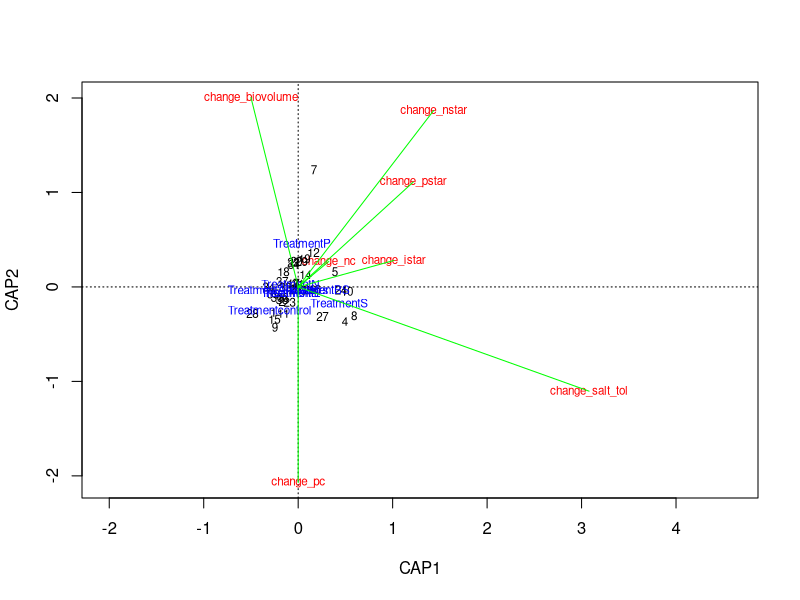
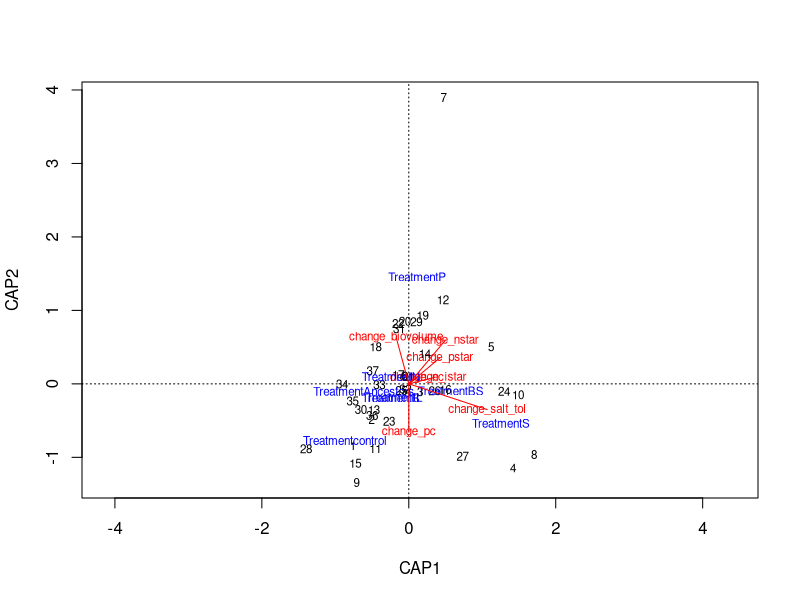
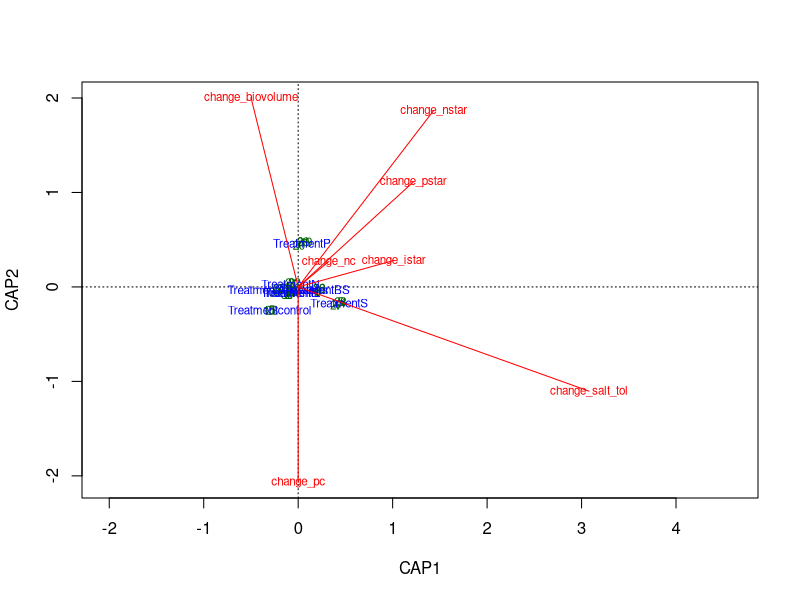
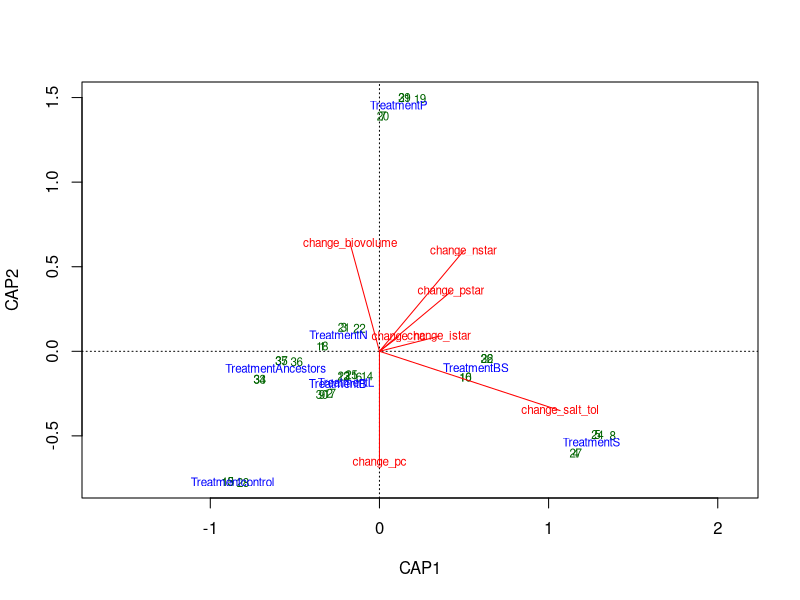
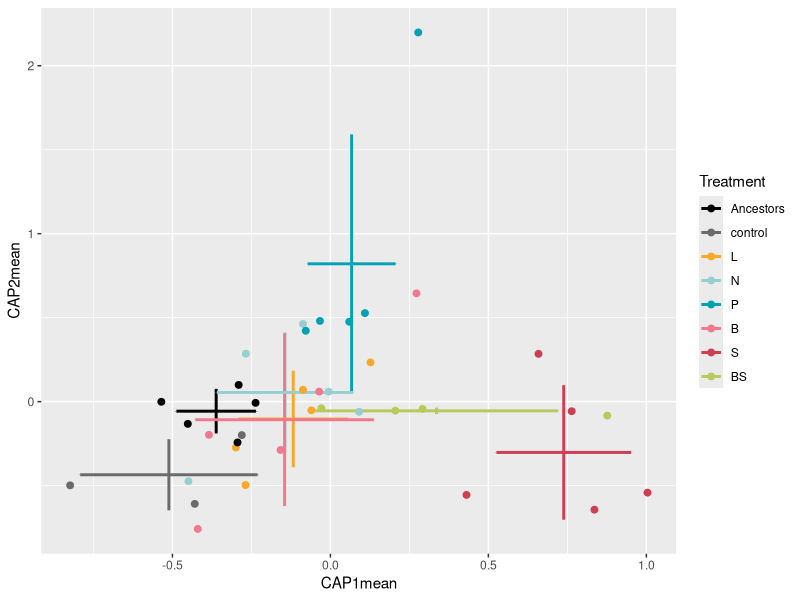

Write the R code that produced these figures, in order. (Note: this script raises an error after producing the figures.)



### RDA plots with the trait changes relative to the ancestor


library(tidyverse)
library(cowplot)
library(vegan)
library(here)
library(broom)

cbbPalette <- c("black", "#6b6b6b", "#f9a729", "#97cfd0", "#00a2b3", "#f1788d", "#cf3e53", "#b9ca5d")

all_sizes3 <- read_csv("data-processed/all_cell_sizes_low_resources.csv")

light_monod <- read_csv("data-processed/light-monod-params-direct.csv")

salt_tol_CI <- read_csv("data-processed/salt-tol-CI-boot-12.csv") %>% 
	mutate(treatment = factor(treatment,
							  levels=c("Ancestors", "C", "L", "N",
							  		 "P", "B", "S", "BS"))) %>% 
	mutate(diversity = ifelse(ancestor_id == "cc1690", "Genotypically diverse", "Isoclonal")) %>% 
	select(treatment, ancestor_id, population, change_salt_tol_mean) %>% 
	dplyr::rename(salt_tol = change_salt_tol_mean)
library(dplyr)

ancestors <- all_sizes3 %>% 
	filter(treatment %in% c("Ancestors")) %>% 
	dplyr::rename(ancestor_pstar = p_star) %>% 
	dplyr::rename(ancestor_istar = i_star) %>% 
	dplyr::rename(ancestor_nstar = n_star) %>% 
	dplyr::rename(ancestor_biovolume = phosphate_biovolume) %>% 
	dplyr::rename(ancestor_pc = pc) %>% 
	dplyr::rename(ancestor_nc = nc) %>% 
	select(ancestor_id, contains("ancestor"))

### how what was the % change relative to ancestors?
prot_table <- left_join(all_sizes3, ancestors) %>% 
	left_join(., salt_tol_CI) %>% 
	mutate(change_salt_tol = salt_tol) %>% 
	mutate(change_pstar = (((ancestor_pstar - p_star)/ancestor_pstar)*-100)) %>% 
	mutate(change_istar = (ancestor_istar - i_star)/ancestor_istar*-100) %>% 
	mutate(change_nstar = (ancestor_nstar - n_star)/ancestor_nstar*-100) %>%
	mutate(change_pc = scale(ancestor_pc - pc, center = FALSE)) %>% 
	mutate(change_nc = scale(ancestor_nc - nc, center = FALSE)) %>% 
	mutate(change_biovolume = scale(ancestor_biovolume - phosphate_biovolume, center = FALSE)) %>% 
	# filter(treatment != "Ancestors") %>% 
	select(contains("change"), ancestor_id, treatment, -contains("fold")) %>%
	dplyr::rename(Strain = ancestor_id) %>% 
	dplyr::rename(Treatment = treatment) %>% 
	mutate(Treatment = str_replace(Treatment, "C", "control")) %>% 
	mutate(Treatment = factor(Treatment,
							  levels=c("Ancestors", "control", "L", "N",
							  		 "P", "B", "S", "BS"))) %>% 
	mutate(change_salt_tol = ifelse(Treatment == "Ancestors", 0, change_salt_tol))

## check for % change in salt tolerance

salts <- read_csv("data-processed/salt-tolerances-sigmoid.csv") 

salt_anc <- salts %>% 
	filter(treatment == "A") %>% 
	dplyr::rename(ancestor_salt_tol = salt_tolerance) %>% 
	select(ancestor_id, ancestor_salt_tol)

salts2 <- left_join(salts, salt_anc)

salts2 %>% 
	mutate(change_salt_tol = (ancestor_salt_tol - salt_tolerance)/ancestor_salt_tol*-100) %>% 
	filter(treatment %in% c("S", "BS")) %>% View




prot_table <- left_join(all_sizes3, ancestors) %>% 
	left_join(., salt_tol_CI) %>% 
	mutate(change_salt_tol = scale(salt_tol, center = FALSE)) %>% 
	mutate(change_pstar = scale(ancestor_pstar - p_star, center = FALSE)) %>% 
	mutate(change_istar = scale(ancestor_istar - i_star, center = FALSE)) %>% 
	mutate(change_nstar = scale(ancestor_nstar - n_star, center = FALSE)) %>% 
	mutate(change_pc = scale(ancestor_pc - pc, center = FALSE)) %>% 
	mutate(change_nc = scale(ancestor_nc - nc, center = FALSE)) %>% 
	mutate(change_biovolume = scale(ancestor_biovolume - phosphate_biovolume, center = FALSE)) %>% 
	# filter(treatment != "Ancestors") %>% 
	select(contains("change"), ancestor_id, treatment, -contains("fold")) %>% 
	dplyr::rename(Strain = ancestor_id) %>% 
	dplyr::rename(Treatment = treatment) %>% 
	mutate(Treatment = str_replace(Treatment, "C", "control")) %>% 
	mutate(Treatment = factor(Treatment,
							  levels=c("Ancestors", "control", "L", "N",
							  		 "P", "B", "S", "BS"))) %>% 
	mutate(change_salt_tol = ifelse(Treatment == "Ancestors", 0, change_salt_tol))

allsizes5 <- left_join(all_sizes3, ancestors) %>% 
	mutate(change_pstar = ancestor_pstar - p_star) %>% 
	mutate(change_istar = ancestor_istar - i_star) %>% 
	mutate(change_nstar = ancestor_nstar - n_star) %>% 
	mutate(change_pc = ancestor_pc - pc) %>% 
	mutate(change_nc = ancestor_nc - nc) %>% 
	mutate(change_biovolume = ancestor_biovolume - phosphate_biovolume) %>% 
	select(population, treatment, ancestor_id, p_star, ancestor_pstar, change_pstar, everything()) %>% 
	select(population, treatment, ancestor_id, phosphate_biovolume, ancestor_biovolume, change_biovolume, everything()) 

spe <- dplyr::select(prot_table, -Treatment, -Strain)
FULL.cap <- capscale(spe ~ Treatment + Condition(Strain), data=prot_table)
FULL.cap_str <- capscale(spe ~ Strain + Condition(Treatment), data=prot_table)

library(vegan)
anova.cca(FULL.cap, by = "axis", step = 1000)
anova.cca(FULL.cap, step = 1000)

coef(FULL.cap) ### gives the the equivalent of regression coefficients for each explanatory variable
# on each canonical axis

RsquareAdj(FULL.cap)$adj.r.squared
RsquareAdj(FULL.cap)$r.squared

summary(FULL.cap)

plot(FULL.cap, scaling = 1)
full.sc <- scores(FULL.cap, choices = 1:2, scaling = 1, display = "sp")
arrows(0, 0, full.sc[,1], full.sc[,2], length = 0, lty = 1, col = "green")

plot(FULL.cap, scaling = 2)
full2.sc <- scores(FULL.cap, choices = 1:2, display = "sp")
arrows(0, 0, full2.sc[,1], full2.sc[,2], length = 0, lty = 1, col = "red")

plot(FULL.cap, scaling = 1, display = c("sp", "lc", "cn"))
arrows(0, 0, full.sc[,1], full.sc[,2], length = 0, lty = 1, col = "red")

plot(FULL.cap, scaling = 2, display = c("sp", "lc", "cn"))
arrows(0, 0, full2.sc[,1], full2.sc[,2], length = 0, lty = 1, col = "red")

color_column <- "Treatment"
CAP1 <- scores(FULL.cap, display="wa", scaling=3)[,1]
CAP2 <- scores(FULL.cap, display="wa", scaling=3)[,2]
Res.dim <- as.data.frame(scores(FULL.cap, display="wa", scaling=3)[,1:2])
Res.dim$Strain <- prot_table$Strain
Res.dim$Treatment <- prot_table$Treatment
Res.dim
write_csv(Res.dim, "data-processed/RDA-scores-trait-change.csv")

dims <- Res.dim

dims_summary <- dims %>% dplyr::group_by(Treatment) %>% 
	summarise(CAP1mean=mean(CAP1), CAP2mean=mean(CAP2), CAP1sd=sd(CAP1), CAP2sd=sd(CAP2))


length(unique(dims_summary$Treatment))
length(unique(dims$Treatment))

		ggplot() + 
		geom_errorbar(aes(x = CAP1mean, ymin = CAP2mean - CAP2sd, ymax = CAP2mean + CAP2sd, color = Treatment), width = 0, data = dims_summary, size = 1) +
		geom_errorbarh(aes(y = CAP2mean, xmin = CAP1mean - CAP1sd, xmax = CAP1mean + CAP1sd, color = Treatment), width = 0, data = dims_summary, size = 1) +
			geom_point(aes(x = CAP1, y = CAP2, color = Treatment), data = dims, size = 2) +
		scale_colour_manual(values=cbbPalette) 
	
	
	
	# geom_point(data=Res.dim, aes(x=CAP1, y= CAP2, color=color_column)) +
	geom_errorbarh(aes(y = CAP2, xmin = CAP1mean - CAP1sd, xmax = CAP1mean + CAP1sd)) +
	geom_errorbar(aes(ymin = CAP2mean - CAP2sd, ymax = CAP2mean + CAP2sd), width = 0) +
	scale_colour_manual(values=cbbPalette) 
ggsave("figures/rda-trait-change-rel-ancestors-salt.png", width = 8, height = 6)


## ok now let's get the angles and distances of each treatment centroid from the Ancestor centroid

View(dims_summary)
ancestor_y <- dims_summary$CAP2mean[dims_summary$Treatment == "Ancestors"]
ancestor_x <- dims_summary$CAP1mean[dims_summary$Treatment == "Ancestors"]

dims_anc <- dims_summary %>% 
	mutate(new_x = CAP1mean - ancestor_x) %>% 
	mutate(new_y = CAP2mean - ancestor_y)

View(dims_anc)

angs_dist <- dims_anc %>% 
	mutate(angle = atan2(new_y, new_x)*(180/pi)) %>% 
	mutate(distance = sqrt((new_x^2) + (new_y^2)))

angs_dist %>% 
	ggplot(aes(x = angle, y = distance, color = Treatment)) + 
	geom_point(size = 2) + 
	geom_segment(aes(x = 0, y = 0, xend = angle, yend = distance, color = Treatment)) + 
	# coord_polar(theta="x", start= -135) +
	xlim(-180, 180) + 
	# scale_x_continuous(breaks = c(0, 90, 180)) +
	scale_colour_manual(values=cbbPalette) + theme_bw() + xlab("Angle from ancestor centroid") +
	ylab("Distance from ancestor centroid")
ggsave("figures/angle-distance-plot-rda-non-polar.png", width = 8, height = 6)
	

ggplot() +
	geom_point(data=rda_norm, aes(x=Angle, y=Dist, color=Treatment)) + 
	geom_point(data=rda_means,
			   aes(x=Mean_angle, y=Mean_dist, color=Treatment), size = 5) +
	coord_polar(theta="x", start=0) +
	scale_colour_manual(values=cbbPalette)


### joey's significance tests
dist_test_cap2 <- aov(lm(CAP2~Treatment, data=Res.dim))
TukeyHSD(dist_test_cap2)


dist_test_cap1 <- aov(lm(CAP1~Treatment, data=Res.dim))
TukeyHSD(dist_test_cap1)

# Test for significant differences between Strains and Treatments
anova(FULL.cap, data=prot_table) # Treatments: p < 0.001
anova(FULL.cap_str, data=prot_table) # Strains: p = 0.762

cos(150*pi/180)


### now the raw trait associations
library(vegan)
library(tidyverse)
all_sizes3 <- read_csv("data-processed/all_cell_sizes_low_resources.csv") ### ok this has the old R*s
salt_tolerances <- read_csv("data-processed/salt-tolerances-sigmoid.csv") %>% 
	select(population, salt_tolerance)
m <- 0.56

nmonod <- read.csv("data-processed/nitrate-monod-params-bootstrap.csv") %>% 
	mutate(population = as.character(population_index)) %>% 
	mutate(n_star = ks*m/(umax-m)) %>% 
	dplyr::rename(n_umax = umax,
		   n_ks = ks) %>% 
	group_by(population) %>% 
	summarise_each(funs(mean), n_star, n_umax, n_ks)
pmonod <- read.csv("data-processed/phosphate-monod-params-bootstrap.csv") %>% 
	mutate(population = as.character(population_index)) %>% 
	mutate(p_star = ks*m/(umax-m)) %>% 
	dplyr::rename(p_umax = umax,
		   p_ks = ks) %>% 
	group_by(population) %>% 
	summarise_each(funs(mean), p_star, p_umax, p_ks)
imonod <- read.csv("data-processed/light_monod_params_bootstrapped.csv") %>% 
	mutate(population = as.character(population_index)) %>% 
	mutate(i_star = ks*m/(umax-m)) %>% 
	dplyr::rename(i_umax = umax,
		   i_ks = ks) %>% 
	group_by(population) %>% 
	summarise_each(funs(mean), i_star, i_umax, i_ks)

all_sizes4 <- all_sizes3 %>% 
	select(-p_ks, -p_umax, -p_star, -n_ks, -n_umax, -n_star, -light_umax, -i_star)

### note to self -- find out why the bootstrapped R*s are different than the estimated ones.
traits <- left_join(all_sizes4, salt_tolerances) %>% 
	left_join(imonod) %>% 
	left_join(pmonod) %>% 
	left_join(nmonod)


prot_table <- traits %>% 
	mutate(salt_tolerance = scale(salt_tolerance, center = FALSE)) %>% 
	mutate(pstar = scale(p_star, center = FALSE)) %>% 
	mutate(istar = scale(i_star, center = FALSE)) %>% 
	mutate(nstar = scale(n_star, center = FALSE)) %>% 
	mutate(pc = scale(pc, center = FALSE)) %>% 
	mutate(nc = scale(nc, center = FALSE)) %>% 
	mutate(cons_vector_new = scale(cons_vector_new, center = FALSE)) %>% 
	mutate(pbiovolume = scale(phosphate_biovolume, center = FALSE)) %>% 
	mutate(nbiovolume = scale(nitrate_biovolume, center = FALSE)) %>% 
	mutate(lbiovolume = scale(light_biovolume, center = FALSE)) %>% 
	# select(ancestor_id, treatment, salt_tolerance, pstar, nstar, istar, pc, nc, biovolume, cons_vector_new) %>%
	select(ancestor_id, treatment, salt_tolerance, pstar, nstar, istar, cons_vector_new, pbiovolume) %>%
	dplyr::rename(Strain = ancestor_id) %>% 
	dplyr::rename(Treatment = treatment) %>% 
	mutate(Treatment = str_replace(Treatment, "C", "control")) %>% 
	mutate(Treatment = factor(Treatment,
							  levels=c("Ancestors", "control", "L", "N",
							  		 "P", "B", "S", "BS"))) 


spe <- dplyr::select(prot_table, -Treatment, -Strain)
FULL.cap <- capscale(spe ~ Treatment + Condition(Strain), data=prot_table)
# FULL.cap <- capscale(spe ~ Treatment, data=prot_table)
FULL.cap_str <- capscale(spe ~ Strain + Condition(Treatment), data=prot_table)

anova.cca(FULL.cap, by = "axis", step = 1000)
anova.cca(FULL.cap)

coef(FULL.cap) ### gives the the equivalent of regression coefficients for each explanatory variable
# on each canonical axis

RsquareAdj(FULL.cap)$adj.r.squared
RsquareAdj(FULL.cap)$r.squared

summary(FULL.cap)


# Test for significant differences between Strains and Treatments
anova(FULL.cap, data=prot_table) # Treatments: p < 0.001
anova(FULL.cap_str, data=prot_table) # Strains: p = 0.762

dist_test_cap2 <- aov(lm(CAP2~Treatment, data=Res.dim))
summary(dist_test_cap2)
TukeyHSD(dist_test_cap2)

dist_test_cap1 <- aov(lm(CAP1~Treatment, data=Res.dim))
summary(dist_test_cap1)
TukeyHSD(dist_test_cap1)


color_column <- "Treatment"
CAP1 <- scores(FULL.cap, display="wa", scaling=3)[,1]
CAP2 <- scores(FULL.cap, display="wa", scaling=3)[,2]
Res.dim <- as.data.frame(scores(FULL.cap, display="wa", scaling=3)[,1:2])
Res.dim$Strain <- prot_table$Strain
Res.dim$Treatment <- prot_table$Treatment
Res.dim





dims <- Res.dim

library(tidyverse)
dims_summary <- dims %>% 
	dplyr::group_by(Treatment) %>% 
	summarise(CAP1mean=mean(CAP1), CAP2mean=mean(CAP2), CAP1sd=sd(CAP1), CAP2sd=sd(CAP2)) %>% 
	mutate(Treatment = str_replace(Treatment, "control", "C")) %>% 
	mutate(Treatment = factor(Treatment,
							  levels=c("Ancestors", "C", "L", "N",
							  		 "P", "B", "S", "BS"))) 

dims <- dims %>% 
	mutate(Treatment = str_replace(Treatment, "control", "C")) %>% 
	mutate(Treatment = factor(Treatment,
							  levels=c("Ancestors", "C", "L", "N",
							  		 "P", "B", "S", "BS"))) 

trait_vectors <- as.data.frame(scores(FULL.cap, choices = 1:2, display = "sp", scaling = 2)) %>% 
	mutate(trait = rownames(.)) %>%
	mutate(trait = str_replace(trait, "cons_vector_new", "P:N")) %>% 
	mutate(trait = str_replace(trait, "pbiovolume", "Biovolume")) %>% 
	mutate(trait = str_replace(trait, "istar", "I*")) %>% 
	mutate(trait = str_replace(trait, "pstar", "P*")) %>% 
	mutate(trait = str_replace(trait, "nstar", "N*")) %>% 
	mutate(trait = str_replace(trait, "salt_tolerance", "Salt \n tolerance")) 
	
# arrows(0, 0, full2.sc[,1], full2.sc[,2], length = 0, lty = 1, col = "red")

library(cowplot)
rda_plot <- ggplot() + 
	geom_segment(aes(x = 0, y = 0, xend = CAP1, yend = CAP2, text =  trait), data = trait_vectors, color = "black",
				 arrow = arrow(length = unit(0.2, "cm"), type = "closed")) +
	geom_hline(yintercept = 0, color = "grey") + geom_vline(xintercept = 0, color = "grey") +
	geom_errorbar(aes(x = CAP1mean, ymin = CAP2mean - CAP2sd, ymax = CAP2mean + CAP2sd, color = Treatment), width = 0, data = dims_summary, size = 1) +
	geom_errorbarh(aes(y = CAP2mean, xmin = CAP1mean - CAP1sd, xmax = CAP1mean + CAP1sd, color = Treatment), width = 0, data = dims_summary, size = 1) +
	geom_point(aes(x = CAP1, y = CAP2, color = Treatment), data = dims, size = 4) +
	geom_point(aes(x = CAP1, y = CAP2), data = dims, size = 4, shape = 1, color = "black") +
	scale_colour_manual(values= cbbPalette, name = "Selection environment") +
	xlab("RDA1 (56.61% of constrained variation)") + ylab("RDA2 (28.34% of constrained variation)") +
	# geom_text(aes(x = CAP1, y = CAP2, label = trait), data = trait_vectors, color = "black", size = 5.5,
	# 		  hjust = 0, nudge_x = -0.29, nudge_y = 0.27) + 
	theme(legend.position = c(0.01, 0.27),
		  axis.text = element_text(size=24),
		  axis.title=element_text(size=24),
		  legend.title = element_text(colour="black", size=24),
		  legend.text = element_text(colour="black", size=24)) 
ggsave("figures/rda-traits-all-traits.png", width = 8, height = 6)
ggsave("figures/rda-traits-all-traits.pdf", width = 11.5, height = 6.8)

	dims_anc <- dims %>% 
	filter(Treatment == "Ancestors") %>% 
	dplyr::rename(anc_cap1 = CAP1) %>% 
	dplyr::rename(anc_cap2 = CAP2) %>% 
	select(-Treatment)

dims_distances <- left_join(dims, dims_anc) %>% 
	mutate(change_x = CAP1 - anc_cap1) %>% 
	mutate(change_y = CAP2 - anc_cap2) %>% 
	mutate(angle = atan2(change_y, change_x)*(180/pi)) %>% 
	mutate(distance = sqrt((change_x^2) + (change_y^2))) %>% 
	mutate(angle_360 = ifelse(angle < 0, 360 + angle, angle))

dims_dist_sum <- dims_distances %>% 
	group_by(Treatment) %>% 
	summarise_each(funs(mean), angle, distance, angle_360)

ggplot() + 
	# geom_errorbar(aes(x = CAP1mean, ymin = CAP2mean - CAP2sd, ymax = CAP2mean + CAP2sd, color = Treatment), width = 0, data = dims_summary, size = 1) +
	# geom_errorbarh(aes(y = CAP2mean, xmin = CAP1mean - CAP1sd, xmax = CAP1mean + CAP1sd, color = Treatment), width = 0, data = dims_summary, size = 1) +
	geom_point(aes(x = CAP1, y = CAP2, color = Treatment), data = dims, size = 2, alpha = 0.3) +
	geom_point(aes(x = CAP1, y = CAP2), color = "black", data = filter(dims, Treatment == "Ancestors"), size = 2, alpha = 1) +
	geom_segment(aes(x = anc_cap1, y = anc_cap2, xend = CAP1, yend = CAP2, color = Treatment),
				 alpha = 1, data = filter(dims_distances, Treatment != "Ancestors"),
				 arrow = arrow(length = unit(0.2, "cm"), type = "closed")) +
	geom_point(aes(x = CAP1, y = CAP2), color = "black", data = filter(dims, Treatment == "Ancestors"), size = 2, alpha = 1) +
	scale_colour_manual(values=cbbPalette) +ylab("RDA2") + xlab("RDA1")
ggsave("figures/rda-traits-salt-vectors.png", width = 6, height = 4)


## ok now let's get the angles and distances of each treatment centroid from the Ancestor centroid




# ggplot() +
# 	geom_point(aes(x = CAP1, y = CAP2, color = Treatment), data = filter(dims, Treatment == "Ancestors")) +
# 	geom_segment(aes(x = anc_cap1, y = anc_cap2, xend = CAP1, yend = CAP2, color = Treatment),
# 				 alpha = 1, data = filter(dims_distances, Treatment != "Ancestors"),
# 				 arrow = arrow(length = unit(0.2, "cm"), type = "closed")) + 
# 	scale_colour_manual(values=cbbPalette) 



dims_distances %>% 
	ggplot(aes(x = angle_360, y = distance, color = Treatment)) + 
	geom_point(size = 2) + 
	# geom_segment(aes(x = 0, y = 0, xend = angle, yend = distance, color = Treatment), alpha = 0.5) + 
	
	# geom_segment(aes(x = 0, y = 0, xend = angle, yend = distance, color = Treatment), alpha = 1, data = dims_dist_sum, size = 1.5) + 
	coord_polar(theta="x", start= 0) +
	xlim(0, 360) +
	geom_point(aes(x = angle_360, y = distance, color = Treatment), data = dims_dist_sum, size = 4) +
	geom_point(aes(x = angle_360, y = distance), data = dims_dist_sum, size = 4, color = "black", shape = 1) +
	# xlim(-180, 180) + 
	# scale_x_continuous(breaks = c(-180, -90, 0, 90, 180), limits = c(-180, 180)) +
	scale_colour_manual(values=cbbPalette) +
	theme_bw() +
	xlab("Angle from ancestor") +
	ylab("Distance from ancestor")
ggsave("figures/angle-distance-plot-traits-raw-rda-polar.png", width = 8, height = 5)


dims_distances %>% 
	ggplot(aes(x = angle, y = distance, color = Treatment)) + 
	geom_point(size = 2) + 

	geom_segment(aes(x = 0, y = 0, xend = angle, yend = distance, color = Treatment), alpha = 0.5) + 
	
	geom_segment(aes(x = 0, y = 0, xend = angle, yend = distance, color = Treatment), alpha = 1, data = dims_dist_sum, size = 1) + 
	# coord_polar(theta="x", start= 0) +
	geom_point(aes(x = angle, y = distance, color = Treatment), data = dims_dist_sum, size = 4) +

	# xlim(0, 360) +

	# xlim(-180, 180) + 
	scale_x_continuous(breaks = c(-180, -90, 0, 90, 180), limits = c(-180, 180)) +
	scale_colour_manual(values=cbbPalette) +
	geom_point(size = 2) + 
	geom_point(aes(x = angle, y = distance), data = dims_dist_sum, size = 4, color = "black", shape = 1) +
	# theme_bw() +
	xlab("Angle from ancestor") +
	ylab("Distance from ancestor")
ggsave("figures/angle-distance-plot-traits-raw-rda-non-polar.png", width = 8, height = 6)







summary(FULL.cap)

plot(FULL.cap, scaling = 1) ## distance biplot, (2) The angles between response and explanatory
# variables in the biplot reflect their correlations (but not the angles among
# 													response variables).
full.sc <- scores(FULL.cap, choices = 1:2, scaling = 1, display = "sp")
arrows(0, 0, full.sc[,1], full.sc[,2], length = 0, lty = 1, col = "purple")

plot(FULL.cap, scaling = 2) ## correlation biplot, The angles in the biplot between response and
# explanatory variables, and between response variables themselves or explanatory
# variables themselves, reflect their correlations. The relationship
# between the centroid of a qualitative explanatory variable and a response variable
# (species) is found by projecting the centroid at right angle on the species. 
# variable (as for individual objects). (4) Distances among centroids, and between
# centroids and individual objects, do not approximate their Euclidean
# distances.

full2.sc <- scores(FULL.cap, choices = 1:2, display = "sp", scaling = 2)
arrows(0, 0, full2.sc[,1], full2.sc[,2], length = 0, lty = 1, col = "red")

plot(FULL.cap, scaling = 1, display = c("cn", "lc", "wa", "sp"))
arrows(0, 0, full.sc[,1], full.sc[,2], length = 0, lty = 1, col = "red")

plot(FULL.cap, scaling = 2, display = c("sp"))
arrows(0, 0, full2.sc[,1], full2.sc[,2], length = 0, lty = 1, col = "red")
